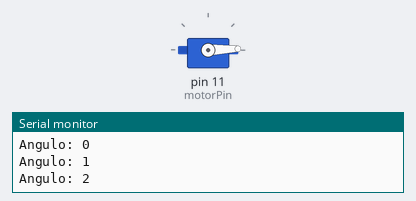
Simulated run of this sketch. Board: Arduino Uno, built with avr-gcc and run on an emulated ATmega328P. On the bench: servo, the last lines printed to the serial monitor.

Above: at 0.05 s.
At 0.9 s:
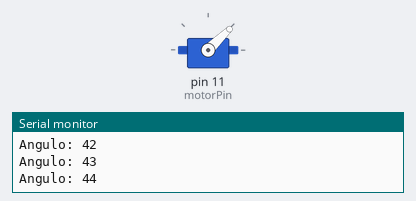
At 1.8 s:
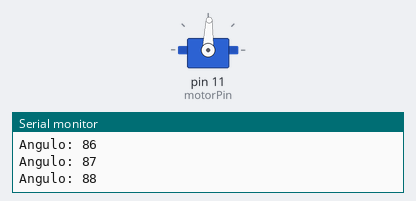
At 3.6 s:
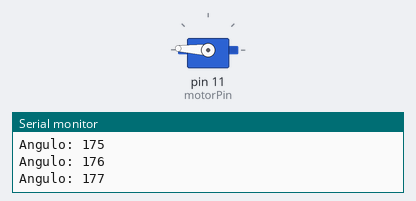
Timing chart, 0 to 8.4 s (numbered marks = the images above):
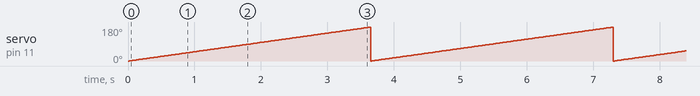

Measured:
- by itself, servo on pin 11 (motorPin): ramps from 0° to 179° and jumps back, once every 3.6 s

The sketch:

servo_motor.ino
```cpp
#include <Servo.h>

Servo servo;
int motorPin = 11;
int angulo;

void setup() {
  // put your setup code here, to run once:
  Serial.begin(9600);
  servo.attach(motorPin);
  while (!Serial) {
    Serial.println("Servo Motor");
  }

}

void loop() {
  // put your main code here, to run repeatedly:
  for(angulo = 0; angulo < 180; angulo++){
    servo.write(angulo);
    Serial.print("Angulo: ");
    Serial.println(angulo);
    delay(20);
  }
  /*
  for(; angulo > 0 ; angulo--){
    servo.write(angulo);
    Serial.print("Angulo: ");
    Serial.println(angulo);
    delay(20);
  }
  */
}
```
